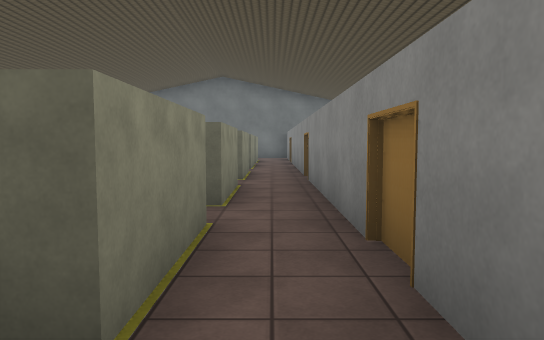
[1] (above)

17 first-person views from a walk through a scene from a Unity 3-D project. The camera is 1.4 m above the floor, tilts 4° down and sees 70° across. The floor is counted in squares, 2 m on a side. Each view is taken from the middle of a square. On the plan, view 1 faces up. The plan holds only what a view shows up to about 11 squares ahead; the rest is blank. The place goes on beyond the plan. The player is left out. Some surface patterns are stand-ins.

[2]
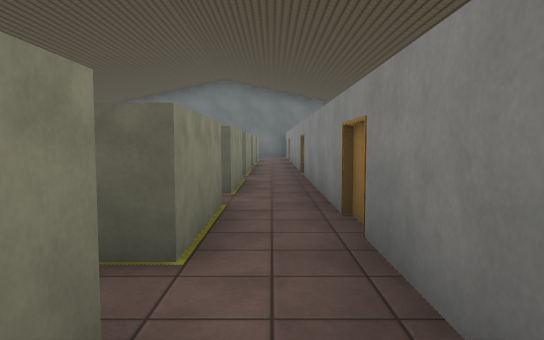

[3]
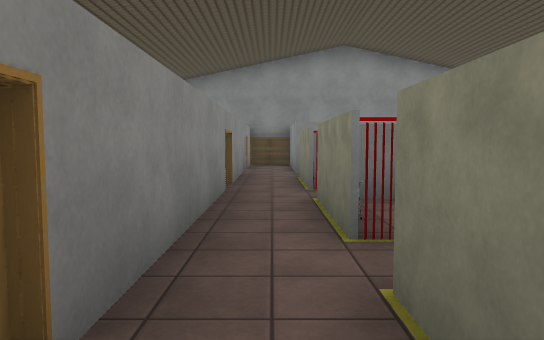

[4]
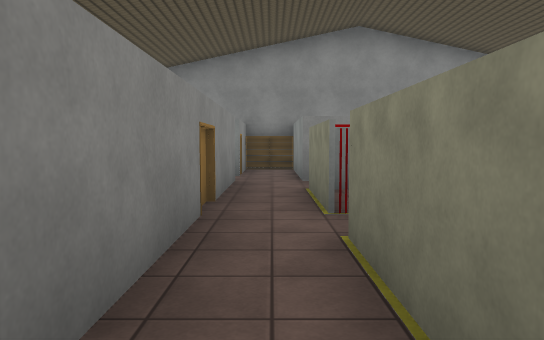

[5]
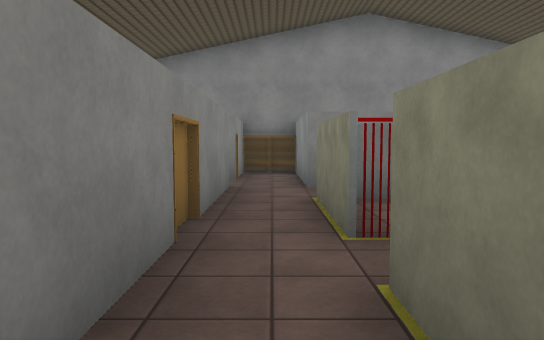

[6]
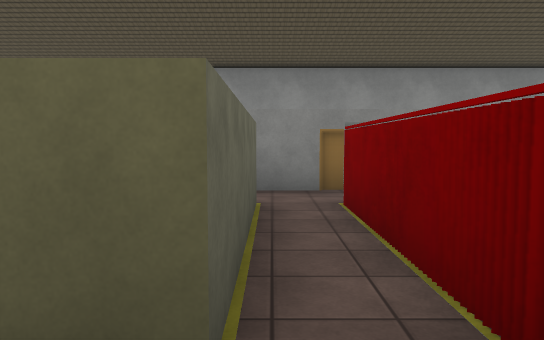

[7]
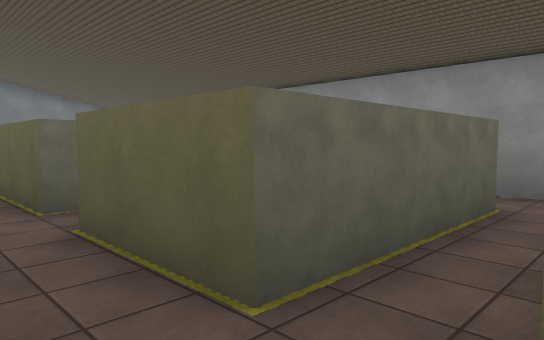

[8]
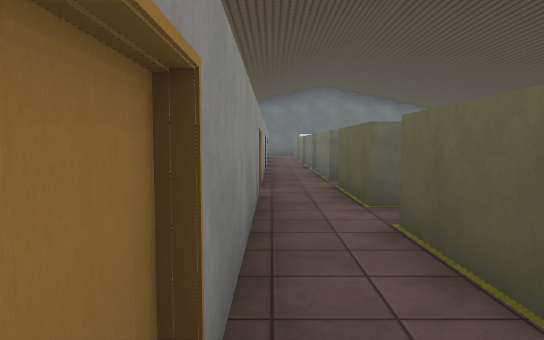

[9]
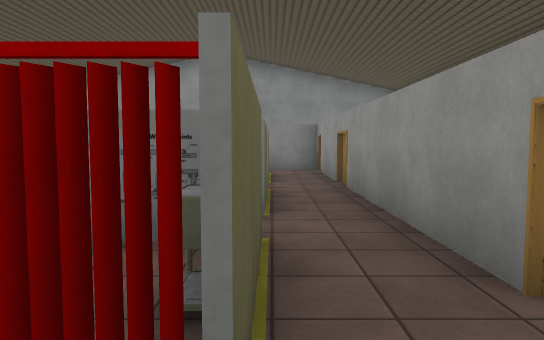

[10]
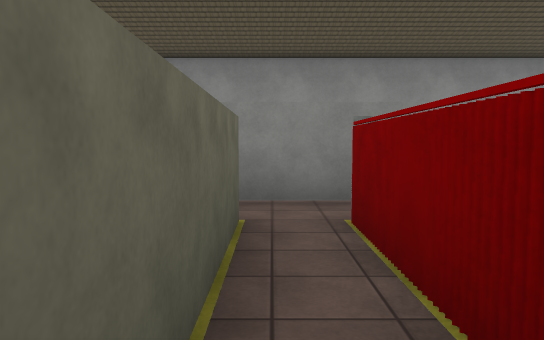

[11]
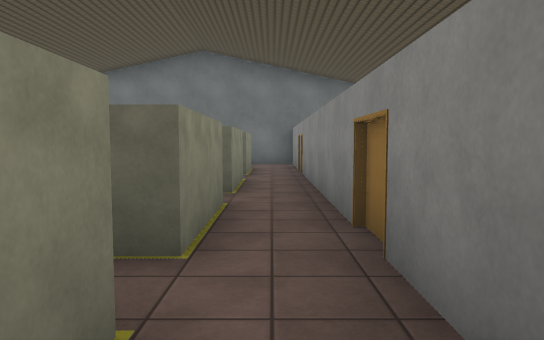

[12]
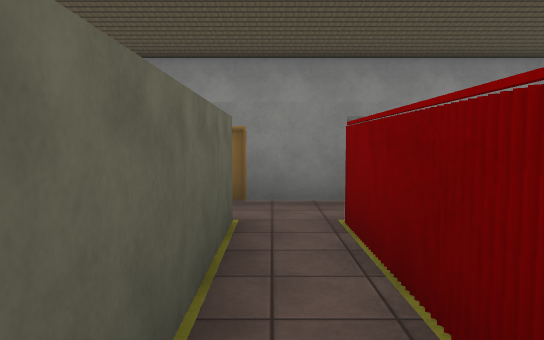

[13]
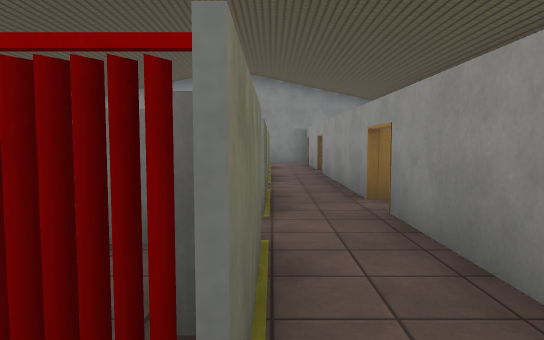

[14]
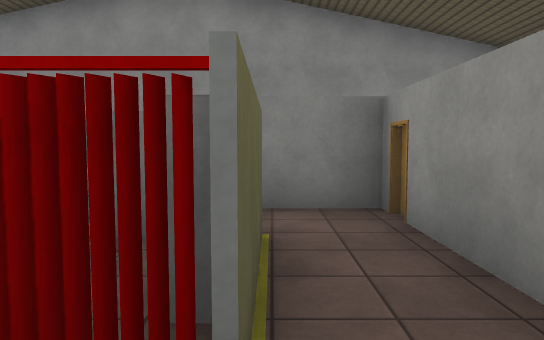

[15]
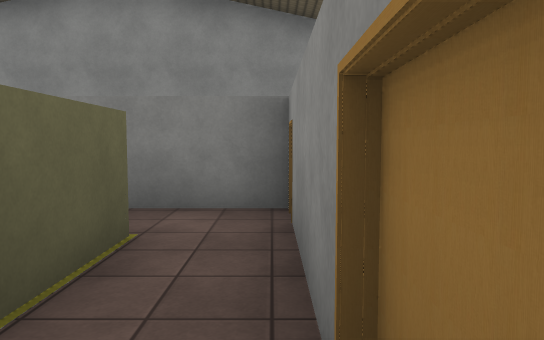

[16]
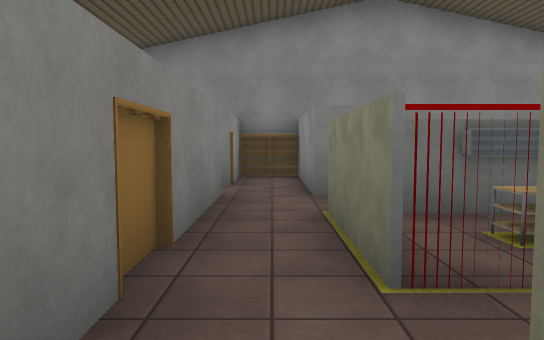

[17]
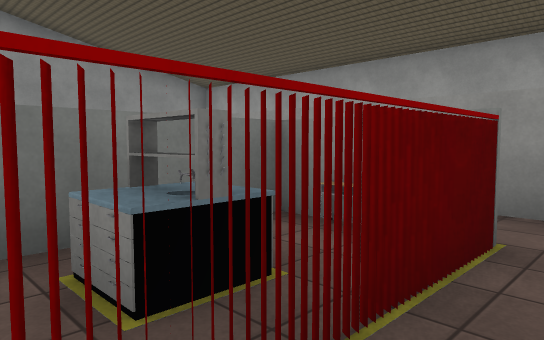

### Floor plan
Points are (right, up) in squares from view 1. A wall is a line through its corners. A room is listed if a view was taken in it or the views show most of it. See-through windows are left out.
Room 1 (views 1, 2, 5, 6, 14, 15, 16)
walls: (-0.6, 0.2) (-0.6, -1.8) (-3.9, -1.8) (-3.9, 0.2) (-3.9, -1.8); (0.7, -2.4) (0.7, 0.5); (-5.3, -0.1) (-5.3, -2.6)
low walls: (-1.7, -0.4) (-1.7, -1.1)
ways out: opening at (0, -0.5) to room 2; opening at (-5, -3) to room 3; opening at (0, -2) to room 6; gap at (-2, -3)
Room 2 (views 3, 4, 17)
walls: (0.7, 0.5) (0.7, 3.5); (-2.5, -0.4) (-1.7, -0.4); (-0.6, 3.4) (-0.6, 1.2) (-1.1, 1.2); (-3.5, 1.2) (-3.9, 1.2) (-3.9, 3.4); (-5.3, 2.4) (-5.3, -0.1)
ways out: opening at (0, -0.5) to room 1; opening at (0, 2.5) to room 4
Room 3 (views 7, 8)
walls: (-5.3, -2.6) (-5.3, -6.1) (-3.4, -6.1); (-3.9, -5) (-3.9, -2.8)
ways out: opening at (-5, -3) to room 1
Room 4 (views 9, 10, 11)
walls: (0.7, 3.5) (0.7, 6.5); (-0.6, 6.4) (-0.6, 4.3) (-3.9, 4.3) (-3.9, 6.4); (-5.3, 5.9) (-5.3, 3.1)
ways out: opening at (0, 2.5) to room 2; opening at (0, 5.5) to room 5
Room 5 (views 12, 13)
walls: (0.7, 6.5) (0.7, 9.5); (-0.6, 9.5) (-0.6, 7.4) (-3.9, 7.4) (-3.9, 8)
ways out: opening at (0, 5.5) to room 4; opening at (0, 8.5)
Room 6 (no view inside)
walls: (-0.6, -6.1) (-0.6, -9.1) (0.7, -9.1) (0.7, -7.1); (0.7, -6.2) (0.7, -2.4); (-0.6, -9.2) (0.7, -9.2); (-0.6, -2.8) (-0.6, -5)
ways out: opening at (0, -2) to room 1

Positions as (right, up) in squares from view 1, and headings:
1: (0, 0), facing up
2: (0, -1), facing up
3: (0, 3), facing down
4: (0, 1), facing down
5: (0, 0), facing down
6: (-5, -2), facing right
7: (-5, -3), facing up-right
8: (-5, -3), facing up
9: (-4, 4), facing down
10: (-4, 4), facing right
11: (0, 5), facing up
12: (-4, 7), facing right
13: (-4, 7), facing down
14: (-4, -2), facing down
15: (-5, -2), facing down
16: (0, -1), facing down
17: (-1, 1), facing down-left
